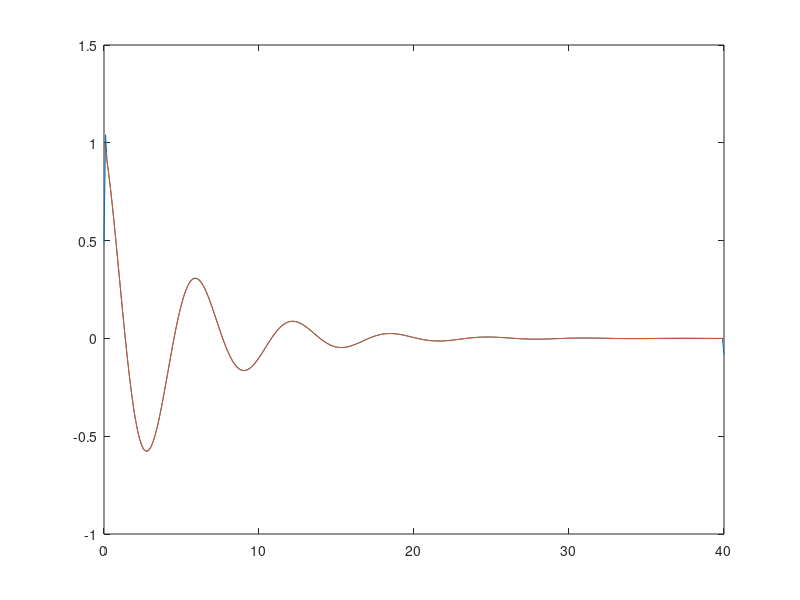

Source code (MATLAB):
f = @(x) exp(-x/5).*sin(x); %damped harmonic motion
fprime = @(x) exp(-x/5).*(cos(x) - sin(x)/5);
h = 0.1;
x = (0:h:40)';
y = f(x);
plot(x, y);

%% Relatively poor technique: take slope of line through points on
% either side.

y1 = circshift(y,-1); % The kth entry in this vector is y_{k+1}
ym1 = circshift(y,1); % The kth entry in this vector is y_{k-1}

ym2 = circshift(y,2); % will be needed later.
y2 = circshift(y,-2);

poordydx = (y1 - ym1)/(2*h);
plot(x, [fprime(x), poordydx]); %Doesn't look so bad...
fprime(x) - poordydx

%% Better technique: fit a quartic polynomial to 5 consecutive points.

k = (-4:0)';
V = vander(k);
qm2 = V\[1;0;0;0;0];
qm1 = V\[0;1;0;0;0];
q0 = V\[0;0;1;0;0];
q1 = V\[0;0;0;1;0];
q2 = V\[0;0;0;0;1];
[qm2 qm1 q0 q1 q2]
format rat
[qm2 qm1 q0 q1 q2]

%% Alternative way to do the above:
% Putting the solutions to the above side-by-side, we would have
% [qm2 qm1 q0 q1 q2] = V\eye(5) = inv(V).
% Of course, we are just interested in the second-to last row, which
% is extracted by multiplying on the left by [0 0 0 1 0], giving
% [0 0 0 1 0]*inv(V) = [0 0 0 1 0]/V
coeffs = [0 0 0 1 0]/V

%%
ym1 = circshift(y,1);
y1 = circshift(y,-1);
gooddydx = (-1/12*y2 + 2/3*y1 - 2/3*ym1 + 1/12*ym2)/h;
plot(x, [gooddydx, fprime(x)]);
gooddydx - fprime(x)
